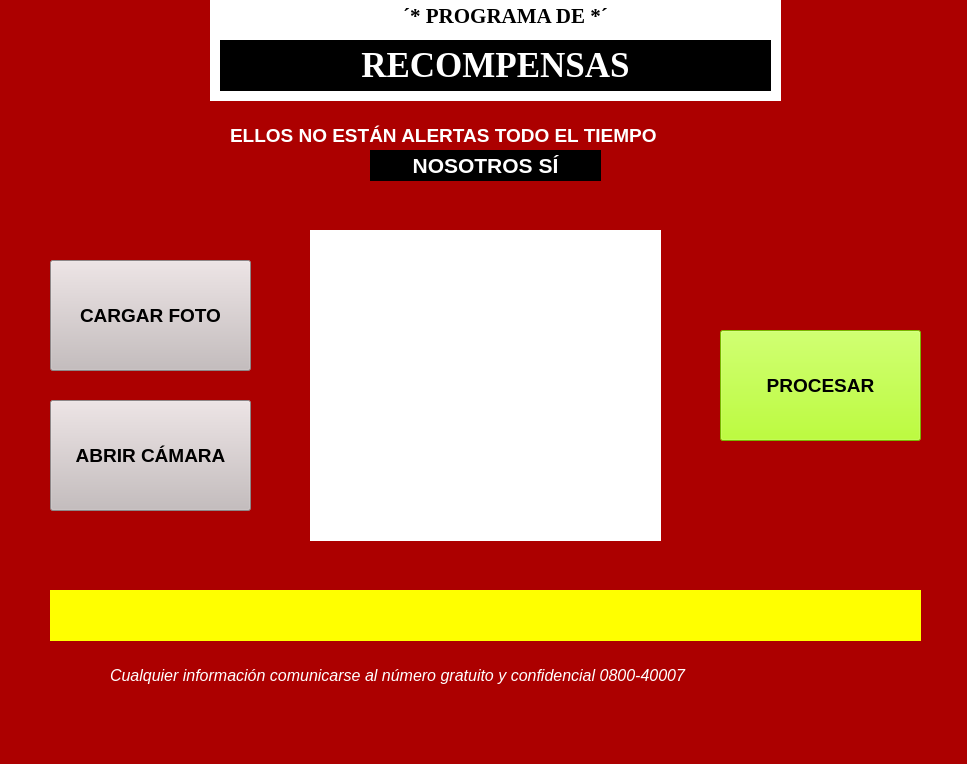
<?xml version="1.0" encoding="UTF-8"?>
<ui version="4.0">
 <class>MainWindow</class>
 <widget class="QMainWindow" name="MainWindow">
  <property name="geometry">
   <rect>
    <x>0</x>
    <y>0</y>
    <width>967</width>
    <height>764</height>
   </rect>
  </property>
  <property name="windowTitle">
   <string>MainWindow</string>
  </property>
  <property name="styleSheet">
   <string notr="true">background-color: rgb(172, 0, 0);</string>
  </property>
  <widget class="QWidget" name="centralwidget">
   <widget class="QLabel" name="label_2">
    <property name="geometry">
     <rect>
      <x>230</x>
      <y>120</y>
      <width>531</width>
      <height>31</height>
     </rect>
    </property>
    <property name="font">
     <font>
      <pointsize>14</pointsize>
      <weight>75</weight>
      <bold>true</bold>
     </font>
    </property>
    <property name="text">
     <string>&lt;html&gt;&lt;head/&gt;&lt;body&gt;&lt;p&gt;&lt;span style=&quot; color:#ffffff;&quot;&gt;ELLOS NO ESTÁN ALERTAS TODO EL TIEMPO&lt;/span&gt;&lt;/p&gt;&lt;/body&gt;&lt;/html&gt;</string>
    </property>
   </widget>
   <widget class="QLabel" name="label_3">
    <property name="geometry">
     <rect>
      <x>370</x>
      <y>150</y>
      <width>231</width>
      <height>31</height>
     </rect>
    </property>
    <property name="font">
     <font>
      <pointsize>16</pointsize>
      <weight>75</weight>
      <bold>true</bold>
     </font>
    </property>
    <property name="styleSheet">
     <string notr="true">background-color: rgb(0, 0, 0);</string>
    </property>
    <property name="text">
     <string>&lt;html&gt;&lt;head/&gt;&lt;body&gt;&lt;p&gt;&lt;span style=&quot; color:#ffffff;&quot;&gt;NOSOTROS SÍ&lt;/span&gt;&lt;/p&gt;&lt;/body&gt;&lt;/html&gt;</string>
    </property>
    <property name="alignment">
     <set>Qt::AlignCenter</set>
    </property>
   </widget>
   <widget class="QPushButton" name="btn_cargar_foto">
    <property name="geometry">
     <rect>
      <x>50</x>
      <y>260</y>
      <width>201</width>
      <height>111</height>
     </rect>
    </property>
    <property name="font">
     <font>
      <pointsize>14</pointsize>
      <weight>75</weight>
      <bold>true</bold>
     </font>
    </property>
    <property name="styleSheet">
     <string notr="true">background-color: rgb(197, 188, 189);</string>
    </property>
    <property name="text">
     <string>CARGAR FOTO</string>
    </property>
   </widget>
   <widget class="QPushButton" name="btn_abrir_camara">
    <property name="geometry">
     <rect>
      <x>50</x>
      <y>400</y>
      <width>201</width>
      <height>111</height>
     </rect>
    </property>
    <property name="font">
     <font>
      <pointsize>14</pointsize>
      <weight>75</weight>
      <bold>true</bold>
     </font>
    </property>
    <property name="styleSheet">
     <string notr="true">background-color: rgb(197, 188, 189);</string>
    </property>
    <property name="text">
     <string>ABRIR CÁMARA</string>
    </property>
   </widget>
   <widget class="QLabel" name="lbl_imagen">
    <property name="geometry">
     <rect>
      <x>310</x>
      <y>230</y>
      <width>351</width>
      <height>311</height>
     </rect>
    </property>
    <property name="styleSheet">
     <string notr="true">background-color: rgb(255, 255, 255);</string>
    </property>
    <property name="text">
     <string/>
    </property>
   </widget>
   <widget class="QPushButton" name="btn_procesar">
    <property name="geometry">
     <rect>
      <x>720</x>
      <y>330</y>
      <width>201</width>
      <height>111</height>
     </rect>
    </property>
    <property name="font">
     <font>
      <pointsize>14</pointsize>
      <weight>75</weight>
      <bold>true</bold>
     </font>
    </property>
    <property name="styleSheet">
     <string notr="true">background-color: rgb(170, 255, 0);</string>
    </property>
    <property name="text">
     <string>PROCESAR</string>
    </property>
   </widget>
   <widget class="QLabel" name="lbl_resultado">
    <property name="geometry">
     <rect>
      <x>50</x>
      <y>590</y>
      <width>871</width>
      <height>51</height>
     </rect>
    </property>
    <property name="font">
     <font>
      <pointsize>20</pointsize>
      <weight>75</weight>
      <bold>true</bold>
     </font>
    </property>
    <property name="styleSheet">
     <string notr="true">background-color: rgb(255, 255, 0);</string>
    </property>
    <property name="text">
     <string>&lt;html&gt;&lt;head/&gt;&lt;body&gt;&lt;p&gt;&lt;br/&gt;&lt;/p&gt;&lt;/body&gt;&lt;/html&gt;</string>
    </property>
    <property name="alignment">
     <set>Qt::AlignCenter</set>
    </property>
   </widget>
   <widget class="QLabel" name="label_6">
    <property name="geometry">
     <rect>
      <x>110</x>
      <y>660</y>
      <width>731</width>
      <height>31</height>
     </rect>
    </property>
    <property name="font">
     <font>
      <pointsize>12</pointsize>
      <italic>true</italic>
     </font>
    </property>
    <property name="text">
     <string>&lt;html&gt;&lt;head/&gt;&lt;body&gt;&lt;p&gt;&lt;span style=&quot; color:#ffffff;&quot;&gt;Cualquier información comunicarse al número gratuito y confidencial 0800-40007&lt;/span&gt;&lt;/p&gt;&lt;/body&gt;&lt;/html&gt;</string>
    </property>
   </widget>
   <widget class="QLabel" name="label_4">
    <property name="geometry">
     <rect>
      <x>210</x>
      <y>0</y>
      <width>571</width>
      <height>101</height>
     </rect>
    </property>
    <property name="styleSheet">
     <string notr="true">background-color: rgb(255, 255, 255);</string>
    </property>
    <property name="text">
     <string/>
    </property>
   </widget>
   <widget class="QLabel" name="label_5">
    <property name="geometry">
     <rect>
      <x>370</x>
      <y>0</y>
      <width>271</width>
      <height>31</height>
     </rect>
    </property>
    <property name="font">
     <font>
      <family>Times New Roman</family>
      <pointsize>16</pointsize>
      <weight>75</weight>
      <bold>true</bold>
     </font>
    </property>
    <property name="styleSheet">
     <string notr="true">background-color: rgb(255, 255, 255);</string>
    </property>
    <property name="text">
     <string>´* PROGRAMA DE *´</string>
    </property>
    <property name="alignment">
     <set>Qt::AlignCenter</set>
    </property>
   </widget>
   <widget class="QLabel" name="label_7">
    <property name="geometry">
     <rect>
      <x>220</x>
      <y>40</y>
      <width>551</width>
      <height>51</height>
     </rect>
    </property>
    <property name="font">
     <font>
      <family>Liberation Serif</family>
      <pointsize>26</pointsize>
      <weight>75</weight>
      <bold>true</bold>
     </font>
    </property>
    <property name="styleSheet">
     <string notr="true">background-color: rgb(0, 0, 0);</string>
    </property>
    <property name="text">
     <string>&lt;html&gt;&lt;head/&gt;&lt;body&gt;&lt;p&gt;&lt;span style=&quot; color:#ffffff;&quot;&gt;RECOMPENSAS&lt;/span&gt;&lt;/p&gt;&lt;/body&gt;&lt;/html&gt;</string>
    </property>
    <property name="alignment">
     <set>Qt::AlignCenter</set>
    </property>
   </widget>
  </widget>
  <widget class="QMenuBar" name="menubar">
   <property name="geometry">
    <rect>
     <x>0</x>
     <y>0</y>
     <width>967</width>
     <height>26</height>
    </rect>
   </property>
  </widget>
  <widget class="QStatusBar" name="statusbar"/>
 </widget>
 <resources>
  <include location="logorecompensas.qrc"/>
 </resources>
 <connections/>
</ui>
